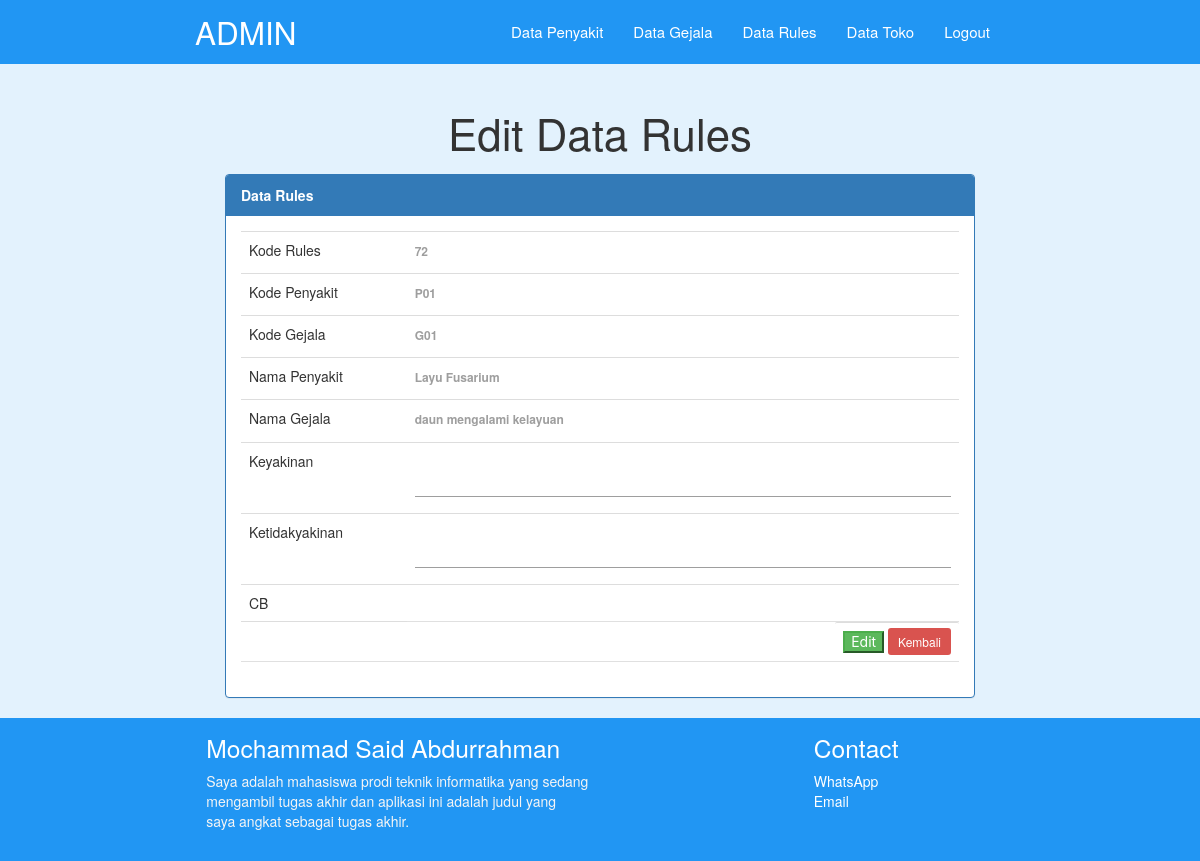
The page /pakar/rulesEdit.php?kdubah=72 (signed in) on the database its author committed.
### tables this page shows
CREATE TABLE `rules_penyakit` (
  `id_rules` int(9) NOT NULL,
  `id_penyakit` char(3) NOT NULL,
  `id_gejala` char(3) NOT NULL,
  `keyakinan` float DEFAULT NULL,
  `ketidakyakinan` float DEFAULT NULL,
  `CB` float DEFAULT NULL
);

CREATE TABLE `penyakit` (
  `id_penyakit` char(3) NOT NULL,
  `nama_penyakit` varchar(30) NOT NULL,
  `info_penyakit` text NOT NULL,
  `penanganan` text NOT NULL,
  `gambar` varchar(100) NOT NULL,
  `obat` varchar(1000) NOT NULL
);

CREATE TABLE `gejala` (
  `id_gejala` char(3) NOT NULL,
  `nama_gejala` varchar(100) NOT NULL
);

### pakar/rulesEdit.php (the view, shortened to what this page needs)
<?php
include "../koneksi.php";
$kdubah = isset($_GET['kdubah']) ? $_GET['kdubah'] : '';
$sql = "SELECT rules_penyakit.*, penyakit.nama_penyakit, gejala.nama_gejala
            from rules_penyakit, gejala, penyakit
            where gejala.id_gejala = rules_penyakit.id_gejala
            and  penyakit.id_penyakit = rules_penyakit.id_penyakit
            and id_rules = '$kdubah'
            order by id_penyakit, id_gejala";
$query = mysqli_query($koneksi, $sql);
$result = mysqli_fetch_array($query);
$txtKode = isset($_POST['txtKode']) ? $_POST['txtKode'] : $result['id_rules'];
$txtKodeG = isset($_POST['txtKodeG']) ? $_POST['txtKodeG'] : $result['id_gejala'];
$txtKodeP = isset($_POST['txtKodeP']) ? $_POST['txtKodeP'] : $result['id_penyakit'];
$txtGejala = isset($_POST['txtGejala']) ? $_POST['txtGejala'] : $result['nama_gejala'];
$txtPenyakit = isset($_POST['txtPenyakit']) ? $_POST['txtPenyakit'] : $result['nama_penyakit'];
$txtYakin = isset($_POST['txtYakin']) ? $_POST['txtYakin'] : $result['keyakinan'];
$txtTakYakin = isset($_POST['txtTakYakin']) ? $_POST['txtTakYakin'] : $result['ketidakyakinan'];
?>
<!DOCTYPE html>
<html lang="en">
<head>
  <link href="../css/bootstrap.css" type="text/css" rel="stylesheet" media="screen, projection"/>
  <link href="../css/materialize.css" type="text/css" rel="stylesheet" media="screen,projection"/>
  <link href="../css/style.css" type="text/css" rel="stylesheet" media="screen,projection"/>
</head>
<body>
    <nav class="blue" role="navigation">
        <div class="nav-wrapper container "><a id="logo-container" href="index.php" class="brand-logo">ADMIN</a>
            <ul class="right hide-on-med-and-down">
                <li><a href="penyakitTampil.php">Data Penyakit</a></li>
                <li><a href="gejalaTampil.php">Data Gejala</a></li>
                <li><a href="rulesTampil.php">Data Rules</a></li>
                <li><a href="tokoTampil.php">Data Toko</a></li>
                <li><a href="logout.php" onclick="return confirm('Anda Yakin Ingin Logout..?');" target="_self">Logout</a></li>
            </ul>
        </div>
    </nav>
    <div class="col-md-12 blue lighten-5">
        <div class="section no-pad-bot container" id="index-banner">
            <div>
                <h3 class="header center">Edit Data Rules</h3>
            </div>
        </div>
    </div>
    <div class="col-md-12 #e3f2fd blue lighten-5">
        <div class="col-md-8 col-md-offset-2 content">
            <div class="panel panel-primary">
                <div class="panel-heading">
                    <b>Data Rules</b>
                </div>
                <div class="panel-body">
                  <form name="form1" method="post" action="rulesEditFungsi.php">
                    <table class="table">
                        <tr>
                            <td>Kode Rules</td>
                            <td>
                                <label><?php echo $txtKode ;?></label>
                            </td>
                        </tr>
                        <tr>
                            <td>Kode Penyakit</td>
                            <td>
                                <label><?php echo $txtKodeP;?></label>
                            </td>
                        </tr>
                        <tr>
                            <td>Kode Gejala</td>
                            <td>
                                <label><?php echo $txtKodeG;?></label>
                            </td>
                        </tr>
                        <tr>
                            <td>Nama Penyakit</td>
                            <td>
                                <label><?php echo $txtPenyakit;?></label>
                            </td>
                        </tr>
                        <tr>
                            <td>Nama Gejala</td>
                            <td>
                                <label><?php echo $txtGejala;?></label>
                            </td>
                        </tr>
                        <tr>
                            <td width="135">Keyakinan</td>
                            <td width="450">
                                <input name="txtYakin" type="text" value="<?php echo $txtYakin; ?>">
                            </td>
                        </tr>
                        <tr>
                            <td width="135">Ketidakyakinan</td>
                            <td width="450">
                                <input name="txtTakYakin" type="text" value="<?php echo $txtTakYakin; ?>">
                            </td>
                        </tr>
                        <tr>
                            <td>CB</td>
                            <td>
                            </td>
                        </tr>
                        <tr>
                            <td>&nbsp;</td>
                            <td class="right">
                            <input class="btn-sx btn-success raised" type="submit" name="Submit" value="Edit">
                            <a class="btn-sm btn-danger raised" href="rulesTampil.php">Kembali</a>
                            </td>
                        </tr>
                    </table>
                  </form>
                </div>
            </div>
        </div>
    </div>
     <footer class="page-footer blue">
      <div class="container">
        <div class="row">
          <div class="col l6 s12">
            <h5 class="white-text">Mochammad Said Abdurrahman</h5>
            <p class="grey-text text-lighten-4">Saya adalah mahasiswa prodi teknik informatika yang sedang mengambil tugas akhir dan aplikasi ini adalah judul yang saya angkat sebagai tugas akhir.</p>
          </div>
          <div class="col l3 s12">
          </div>
          <div class="col l3 s12">
            <h5 class="white-text">Contact</h5>
            <ul>
              <li><a class="white-text" href="https://api.whatsapp.com/send?phone=082143668971" target="_blank">WhatsApp</a></li>
             <li><a class="white-text" href="http://msaidabdurrahman99@gmail.com" target="_blank">Email</a>
            </ul>
          </div>
        </div>
      </div>
    </footer>
  </body>
</html>

### css/style.css (style rules this page uses)
a { text-decoration: none; }

### rows shown on the page
rules_penyakit: id_rules "72", id_penyakit "P01", id_gejala "G01", id_penyakit.nama_penyakit "Layu Fusarium", id_gejala.nama_gejala "daun mengalami kelayuan"
